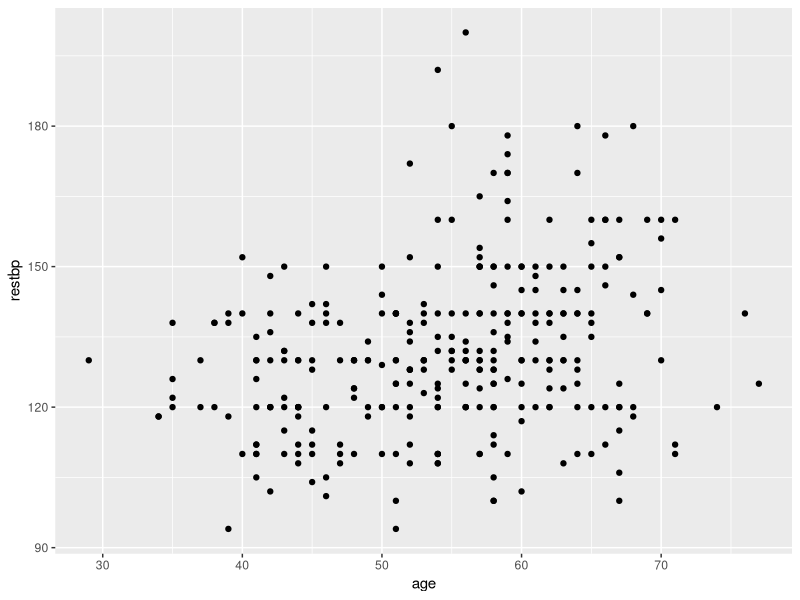

Here is the R script that generated this plot:
## ---- chunk 1
#| echo: false
library(ggplot2)

# Open heart.csv and save as a dataframe
heart_df <- read.csv("../Datasets/heart.csv") 

# Plot age against restbp as a scatter graph
ggplot(heart_df, aes(x = age, y = restbp)) +
  geom_point()
